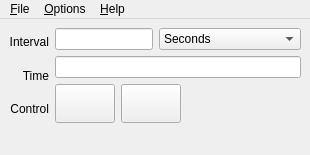
<ui version="4.0" >
 <class>PmTimeLive</class>
 <widget class="QMainWindow" name="PmTimeLive" >
  <property name="geometry" >
   <rect>
    <x>0</x>
    <y>0</y>
    <width>310</width>
    <height>155</height>
   </rect>
  </property>
  <property name="sizePolicy" >
   <sizepolicy>
    <hsizetype>0</hsizetype>
    <vsizetype>0</vsizetype>
    <horstretch>0</horstretch>
    <verstretch>0</verstretch>
   </sizepolicy>
  </property>
  <property name="minimumSize" >
   <size>
    <width>310</width>
    <height>155</height>
   </size>
  </property>
  <property name="maximumSize" >
   <size>
    <width>310</width>
    <height>155</height>
   </size>
  </property>
  <property name="windowTitle" >
   <string>PCP Live Time Control</string>
  </property>
  <property name="windowIcon" >
   <iconset resource="pmtime.qrc" >:/pmtime.png</iconset>
  </property>
  <property name="windowIconText" >
   <string/>
  </property>
  <property name="toolTip" >
   <string/>
  </property>
  <property name="whatsThis" >
   <string>&lt;b>Live Time Control&lt;/b>&lt;br>
A time server, sending time related information (current time,
metric value fetch interval, timezone) to one or more client
programs (e.g. pmchart, pmval, etc).</string>
  </property>
  <widget class="QWidget" name="widget" >
   <layout class="QGridLayout" >
    <property name="margin" >
     <number>9</number>
    </property>
    <property name="spacing" >
     <number>6</number>
    </property>
    <item row="0" column="0" >
     <layout class="QHBoxLayout" >
      <property name="margin" >
       <number>0</number>
      </property>
      <property name="spacing" >
       <number>6</number>
      </property>
      <item>
       <layout class="QVBoxLayout" >
        <property name="margin" >
         <number>0</number>
        </property>
        <property name="spacing" >
         <number>6</number>
        </property>
        <item>
         <widget class="QLabel" name="textLabel1" >
          <property name="whatsThis" >
           <string>&lt;b>Sampling interval&lt;/b>&lt;br>
Numeric values entered into these fields will form the number of
days, hours, minutes, seconds, and/or milliseconds between PCP
metric value samples in Time Control client programs
(e.g. pmchart, pmval, etc).</string>
          </property>
          <property name="text" >
           <string>Interval</string>
          </property>
          <property name="alignment" >
           <set>Qt::AlignRight|Qt::AlignTrailing|Qt::AlignVCenter</set>
          </property>
          <property name="wordWrap" >
           <bool>false</bool>
          </property>
         </widget>
        </item>
        <item>
         <widget class="QLabel" name="textLabel2" >
          <property name="whatsThis" >
           <string>&lt;b>Time Position&lt;/b>&lt;br>
This text field displays the current time position.  This value is
sent to clients (e.g. pmchart, pmval) of this Time Control
program to synchronise them in terms of the progression of time
and also with respect to any "play mode" changes requested.</string>
          </property>
          <property name="text" >
           <string>Time</string>
          </property>
          <property name="alignment" >
           <set>Qt::AlignRight|Qt::AlignTrailing|Qt::AlignVCenter</set>
          </property>
          <property name="wordWrap" >
           <bool>false</bool>
          </property>
         </widget>
        </item>
        <item>
         <widget class="QLabel" name="textLabel3" >
          <property name="whatsThis" >
           <string>&lt;b>Live Control&lt;/b>&lt;br>
Pressing the Stop/Play controls will begin/block the advancement
of time, as seen by the Time Control program and all of its clients
(e.g. pmchart, pmval, etc).  Time will advance in increments of thecurrent Interval.</string>
          </property>
          <property name="text" >
           <string>Control</string>
          </property>
          <property name="alignment" >
           <set>Qt::AlignRight|Qt::AlignTrailing|Qt::AlignVCenter</set>
          </property>
          <property name="wordWrap" >
           <bool>false</bool>
          </property>
         </widget>
        </item>
       </layout>
      </item>
      <item>
       <layout class="QVBoxLayout" >
        <property name="margin" >
         <number>0</number>
        </property>
        <property name="spacing" >
         <number>6</number>
        </property>
        <item>
         <layout class="QHBoxLayout" >
          <property name="margin" >
           <number>0</number>
          </property>
          <property name="spacing" >
           <number>6</number>
          </property>
          <item>
           <widget class="QLineEdit" name="lineEditDelta" >
            <property name="sizePolicy" >
             <sizepolicy>
              <hsizetype>1</hsizetype>
              <vsizetype>0</vsizetype>
              <horstretch>0</horstretch>
              <verstretch>0</verstretch>
             </sizepolicy>
            </property>
            <property name="minimumSize" >
             <size>
              <width>98</width>
              <height>0</height>
             </size>
            </property>
            <property name="maximumSize" >
             <size>
              <width>98</width>
              <height>32767</height>
             </size>
            </property>
            <property name="toolTip" >
             <string comment="Time interval between performance metric value samples" >Sampling interval</string>
            </property>
            <property name="whatsThis" >
             <string>&lt;b>Sampling interval&lt;/b>&lt;br>
Numeric values entered into these fields will form the number of
hours, minutes and/or seconds between PCP metric value
samples in Time Control client programs (e.g. pmchart, pmval, etc).</string>
            </property>
           </widget>
          </item>
          <item>
           <widget class="QComboBox" name="comboBoxDelta" >
            <property name="whatsThis" >
             <string>&lt;b>Sampling interval units&lt;/b>&lt;br>
Displays the units in which the sampling interval is entered.
Metric values can be sampled in days, hours, minutes, seconds
or milliseconds in Time Control client programs (e.g. pmchart,
pmval, etc).</string>
            </property>
            <property name="currentIndex" >
             <number>1</number>
            </property>
            <item>
             <property name="text" >
              <string>Milliseconds</string>
             </property>
            </item>
            <item>
             <property name="text" >
              <string>Seconds</string>
             </property>
            </item>
            <item>
             <property name="text" >
              <string>Minutes</string>
             </property>
            </item>
            <item>
             <property name="text" >
              <string>Hours</string>
             </property>
            </item>
            <item>
             <property name="text" >
              <string>Days</string>
             </property>
            </item>
            <item>
             <property name="text" >
              <string>Weeks</string>
             </property>
            </item>
           </widget>
          </item>
         </layout>
        </item>
        <item>
         <widget class="QLineEdit" name="lineEditCtime" >
          <property name="sizePolicy" >
           <sizepolicy>
            <hsizetype>1</hsizetype>
            <vsizetype>0</vsizetype>
            <horstretch>0</horstretch>
            <verstretch>0</verstretch>
           </sizepolicy>
          </property>
          <property name="minimumSize" >
           <size>
            <width>200</width>
            <height>0</height>
           </size>
          </property>
          <property name="maximumSize" >
           <size>
            <width>32767</width>
            <height>32767</height>
           </size>
          </property>
          <property name="acceptDrops" >
           <bool>false</bool>
          </property>
          <property name="toolTip" >
           <string comment="This is the current time position as seen by all pmtime clients (e.g. pmchart, pmval, etc)" >Current date and time display</string>
          </property>
          <property name="whatsThis" >
           <string>&lt;b>Time Position&lt;/b>&lt;br>
This text field displays the current time position.  This value is
sent to clients (e.g. pmchart, pmval) of this Time Control
program to synchronise them in terms of the progression of time
and also with respect to any "play mode" changes requested.</string>
          </property>
          <property name="readOnly" >
           <bool>true</bool>
          </property>
         </widget>
        </item>
        <item>
         <layout class="QHBoxLayout" >
          <property name="margin" >
           <number>0</number>
          </property>
          <property name="spacing" >
           <number>6</number>
          </property>
          <item>
           <widget class="QToolButton" name="buttonStop" >
            <property name="sizePolicy" >
             <sizepolicy>
              <hsizetype>0</hsizetype>
              <vsizetype>0</vsizetype>
              <horstretch>0</horstretch>
              <verstretch>0</verstretch>
             </sizepolicy>
            </property>
            <property name="minimumSize" >
             <size>
              <width>54</width>
              <height>36</height>
             </size>
            </property>
            <property name="whatsThis" >
             <string>&lt;b>Stop&lt;/b>&lt;br>
Pressing this button will stop the advancement of time, as seen
by the Time Control program and all of its clients (e.g. pmchart,
pmval, etc).  Unless stopped, time advances in increments of the
current Interval.</string>
            </property>
            <property name="text" >
             <string/>
            </property>
            <property name="iconSize" >
             <size>
              <width>52</width>
              <height>32</height>
             </size>
            </property>
            <property name="shortcut" >
             <string/>
            </property>
           </widget>
          </item>
          <item>
           <widget class="QToolButton" name="buttonPlay" >
            <property name="sizePolicy" >
             <sizepolicy>
              <hsizetype>0</hsizetype>
              <vsizetype>0</vsizetype>
              <horstretch>0</horstretch>
              <verstretch>0</verstretch>
             </sizepolicy>
            </property>
            <property name="minimumSize" >
             <size>
              <width>54</width>
              <height>36</height>
             </size>
            </property>
            <property name="whatsThis" >
             <string>&lt;b>Play&lt;/b>&lt;br>
Pressing this button will begin the advancement of time, as seen
by the Time Control program and all of its clients (e.g. pmchart,
pmval, etc).  Time will advance in increments of the current
Interval.</string>
            </property>
            <property name="text" >
             <string/>
            </property>
            <property name="iconSize" >
             <size>
              <width>52</width>
              <height>32</height>
             </size>
            </property>
            <property name="shortcut" >
             <string/>
            </property>
           </widget>
          </item>
          <item>
           <spacer>
            <property name="orientation" >
             <enum>Qt::Horizontal</enum>
            </property>
            <property name="sizeType" >
             <enum>QSizePolicy::Expanding</enum>
            </property>
            <property name="sizeHint" >
             <size>
              <width>29</width>
              <height>20</height>
             </size>
            </property>
           </spacer>
          </item>
         </layout>
        </item>
       </layout>
      </item>
     </layout>
    </item>
    <item row="1" column="0" >
     <spacer>
      <property name="orientation" >
       <enum>Qt::Vertical</enum>
      </property>
      <property name="sizeType" >
       <enum>QSizePolicy::MinimumExpanding</enum>
      </property>
      <property name="sizeHint" >
       <size>
        <width>20</width>
        <height>0</height>
       </size>
      </property>
     </spacer>
    </item>
   </layout>
  </widget>
  <widget class="QMenuBar" name="MenuBar" >
   <property name="geometry" >
    <rect>
     <x>0</x>
     <y>0</y>
     <width>310</width>
     <height>25</height>
    </rect>
   </property>
   <widget class="QMenu" name="Help" >
    <property name="title" >
     <string>&amp;Help</string>
    </property>
    <addaction name="helpManualAction" />
    <addaction name="separator" />
    <addaction name="helpAboutAction" />
    <addaction name="helpAboutQtAction" />
    <addaction name="helpSeeAlsoAction" />
    <addaction name="separator" />
    <addaction name="helpWhats_ThisAction" />
   </widget>
   <widget class="QMenu" name="File" >
    <property name="title" >
     <string>&amp;File</string>
    </property>
    <addaction name="fileHideAction" />
   </widget>
   <widget class="QMenu" name="Options" >
    <property name="title" >
     <string>&amp;Options</string>
    </property>
    <widget class="QMenu" name="optionsDetailAction" >
     <property name="whatsThis" >
      <string>&lt;b>Options|Detail&lt;/b>&lt;br>
Click this menu item to allow extended precision in time
reporting to be enabled.  Optionally, milliseconds and year can
be displayed in the current time position, and days and milliseconds
can be displayed in the current time interval.</string>
     </property>
     <property name="title" >
      <string>&amp;Detail</string>
     </property>
     <addaction name="optionsDetailShow_MillisecondsAction" />
     <addaction name="optionsDetailShow_YearAction" />
    </widget>
    <widget class="QMenu" name="optionsTimezoneAction" >
     <property name="windowIcon" >
      <iconset resource="pmtime.qrc" >:/internet-web-browser.png</iconset>
     </property>
     <property name="whatsThis" >
      <string>&lt;b>Options|Timezone&lt;/b>&lt;br>
Click on this menu item to display a list of available timezones,
from which to choose.  The timezone selected will be made the
new reporting timezone for all client programs (e.g. pmchart,
pmval, etc) and affects the display of timestamps in the clients
and also in the Time Control program itself.</string>
     </property>
     <property name="title" >
      <string>&amp;Timezone</string>
     </property>
     <property name="icon" >
      <iconset resource="pmtime.qrc" >:/internet-web-browser.png</iconset>
     </property>
    </widget>
    <addaction name="optionsTimezoneAction" />
    <addaction name="optionsDetailAction" />
    <addaction name="optionsShowConsoleAction" />
   </widget>
   <addaction name="File" />
   <addaction name="Options" />
   <addaction name="separator" />
   <addaction name="Help" />
  </widget>
  <action name="helpAboutAction" >
   <property name="icon" >
    <iconset resource="pmtime.qrc" >:/pmtime.png</iconset>
   </property>
   <property name="text" >
    <string>&amp;About</string>
   </property>
   <property name="iconText" >
    <string>About pmtime</string>
   </property>
   <property name="whatsThis" >
    <string>&lt;b>Help|About&lt;/b>&lt;br>
Click this menu option to bring up the About &lt;i>pmtime&lt;/i> dialog with version, author, and licensing information.</string>
   </property>
   <property name="shortcut" >
    <string/>
   </property>
  </action>
  <action name="fileHideAction" >
   <property name="icon" >
    <iconset resource="pmtime.qrc" >:/edit-clear.png</iconset>
   </property>
   <property name="text" >
    <string>&amp;Hide</string>
   </property>
   <property name="iconText" >
    <string>Hide Live Time Control window</string>
   </property>
   <property name="toolTip" >
    <string>Hide Live Time Control window</string>
   </property>
   <property name="whatsThis" >
    <string>&lt;b>File|Hide&lt;/b>&lt;br>
Click on this menu option to dismiss the Time Control window,
for the time being.  As the Time Control serves one or
more client programs (which are completely reliant on the Time
Controls), this action does not end the Time Control program.
Rather, it simply removes the window from the visible set.&lt;br>
The client programs will typically provide a mechanism for making
the Time Controls visible.</string>
   </property>
   <property name="shortcut" >
    <string>Ctrl+H</string>
   </property>
  </action>
  <action name="optionsDetailShow_MillisecondsAction" >
   <property name="checkable" >
    <bool>true</bool>
   </property>
   <property name="text" >
    <string>Show &amp;Milliseconds</string>
   </property>
   <property name="iconText" >
    <string>Show Milliseconds in Time</string>
   </property>
   <property name="whatsThis" >
    <string>&lt;b>Options|Detail|Milliseconds&lt;/b>&lt;br>
Display millisecond precision (or not) in the current time interval and
position.</string>
   </property>
   <property name="shortcut" >
    <string>Ctrl+M</string>
   </property>
  </action>
  <action name="optionsDetailShow_YearAction" >
   <property name="checkable" >
    <bool>true</bool>
   </property>
   <property name="text" >
    <string>Show &amp;Year</string>
   </property>
   <property name="iconText" >
    <string>Show Year in Time</string>
   </property>
   <property name="whatsThis" >
    <string>&lt;b>Options|Detail|Year&lt;/b>&lt;br>
Display the year (or not) in the current time position.</string>
   </property>
   <property name="shortcut" >
    <string>Ctrl+Y</string>
   </property>
  </action>
  <action name="optionsShowConsoleAction" >
   <property name="text" >
    <string>&amp;Show Console</string>
   </property>
   <property name="iconText" >
    <string>Show Diagnostic Console</string>
   </property>
   <property name="whatsThis" >
    <string>&lt;b>Option|Show Console&lt;/b>&lt;br>
Click here to display the diagnostic console with whatever debug
information has been sent there.  This menu option is available
only when the -D command line option is in use, which allows a
level of runtime verbosity to be configured (default is "none").</string>
   </property>
   <property name="shortcut" >
    <string>Ctrl+C</string>
   </property>
  </action>
  <action name="helpAboutQtAction" >
   <property name="text" >
    <string>About Qt</string>
   </property>
   <property name="iconText" >
    <string>About Qt</string>
   </property>
   <property name="whatsThis" >
    <string>&lt;b>Help|About Qt&lt;/b>&lt;br>
Click on this menu option to bring up the See Also dialog, with author and website information about Qt - which provides software infrastructure on which this tool was built.</string>
   </property>
  </action>
  <action name="helpSeeAlsoAction" >
   <property name="text" >
    <string>See Also</string>
   </property>
   <property name="iconText" >
    <string>See Also</string>
   </property>
   <property name="whatsThis" >
    <string>&lt;b>Help|See Also&lt;/b>&lt;br>
Click on this menu option to bring up the See Also dialog, with author and website information about PCP, Qwt, and Qt - all of which provide software infrastructure on which this tool was built.</string>
   </property>
  </action>
  <action name="helpWhats_ThisAction" >
   <property name="icon" >
    <iconset resource="pmtime.qrc" >:/whatsthis.png</iconset>
   </property>
   <property name="text" >
    <string>What's This?</string>
   </property>
   <property name="iconText" >
    <string>"What's This?" context sensitive help</string>
   </property>
   <property name="whatsThis" >
    <string>&lt;b>Help|What's This&lt;/b>&lt;br>
Click this menu option to invoke a small question mark that is attached to the mouse pointer.  Click on a feature which you would like more information about.  A popup box appears with more information about the feature.</string>
   </property>
   <property name="shortcut" >
    <string>Shift+F1</string>
   </property>
  </action>
  <action name="helpManualAction" >
   <property name="text" >
    <string>&amp;Manual</string>
   </property>
   <property name="iconText" >
    <string>Manual</string>
   </property>
   <property name="shortcut" >
    <string>F1</string>
   </property>
  </action>
 </widget>
 <layoutdefault spacing="6" margin="11" />
 <includes>
  <include location="local" >pmtime.h</include>
  <include location="local" >console.h</include>
  <include location="local" >timezone.h</include>
 </includes>
 <resources>
  <include location="pmtime.qrc" />
 </resources>
 <connections>
  <connection>
   <sender>fileHideAction</sender>
   <signal>triggered()</signal>
   <receiver>PmTimeLive</receiver>
   <slot>hideWindow()</slot>
   <hints>
    <hint type="sourcelabel" >
     <x>-1</x>
     <y>-1</y>
    </hint>
    <hint type="destinationlabel" >
     <x>20</x>
     <y>20</y>
    </hint>
   </hints>
  </connection>
  <connection>
   <sender>helpAboutAction</sender>
   <signal>triggered()</signal>
   <receiver>PmTimeLive</receiver>
   <slot>helpAbout()</slot>
  </connection>
  <connection>
   <sender>helpAboutQtAction</sender>
   <signal>triggered()</signal>
   <receiver>PmTimeLive</receiver>
   <slot>helpAboutQt()</slot>
  </connection>
  <connection>
   <sender>helpSeeAlsoAction</sender>
   <signal>triggered()</signal>
   <receiver>PmTimeLive</receiver>
   <slot>helpSeeAlso()</slot>
  </connection>
  <connection>
   <sender>buttonPlay</sender>
   <signal>clicked()</signal>
   <receiver>PmTimeLive</receiver>
   <slot>play_clicked()</slot>
   <hints>
    <hint type="sourcelabel" >
     <x>20</x>
     <y>20</y>
    </hint>
    <hint type="destinationlabel" >
     <x>20</x>
     <y>20</y>
    </hint>
   </hints>
  </connection>
  <connection>
   <sender>buttonStop</sender>
   <signal>clicked()</signal>
   <receiver>PmTimeLive</receiver>
   <slot>stop_clicked()</slot>
   <hints>
    <hint type="sourcelabel" >
     <x>20</x>
     <y>20</y>
    </hint>
    <hint type="destinationlabel" >
     <x>20</x>
     <y>20</y>
    </hint>
   </hints>
  </connection>
  <connection>
   <sender>optionsDetailShow_MillisecondsAction</sender>
   <signal>triggered()</signal>
   <receiver>PmTimeLive</receiver>
   <slot>clickShowMsec()</slot>
   <hints>
    <hint type="sourcelabel" >
     <x>-1</x>
     <y>-1</y>
    </hint>
    <hint type="destinationlabel" >
     <x>20</x>
     <y>20</y>
    </hint>
   </hints>
  </connection>
  <connection>
   <sender>optionsDetailShow_YearAction</sender>
   <signal>triggered()</signal>
   <receiver>PmTimeLive</receiver>
   <slot>clickShowYear()</slot>
   <hints>
    <hint type="sourcelabel" >
     <x>-1</x>
     <y>-1</y>
    </hint>
    <hint type="destinationlabel" >
     <x>20</x>
     <y>20</y>
    </hint>
   </hints>
  </connection>
  <connection>
   <sender>optionsShowConsoleAction</sender>
   <signal>triggered()</signal>
   <receiver>PmTimeLive</receiver>
   <slot>showConsole()</slot>
   <hints>
    <hint type="sourcelabel" >
     <x>-1</x>
     <y>-1</y>
    </hint>
    <hint type="destinationlabel" >
     <x>20</x>
     <y>20</y>
    </hint>
   </hints>
  </connection>
  <connection>
   <sender>comboBoxDelta</sender>
   <signal>activated(int)</signal>
   <receiver>PmTimeLive</receiver>
   <slot>changeDelta(int)</slot>
   <hints>
    <hint type="sourcelabel" >
     <x>20</x>
     <y>20</y>
    </hint>
    <hint type="destinationlabel" >
     <x>20</x>
     <y>20</y>
    </hint>
   </hints>
  </connection>
  <connection>
   <sender>helpWhats_ThisAction</sender>
   <signal>triggered()</signal>
   <receiver>PmTimeLive</receiver>
   <slot>whatsThis()</slot>
   <hints>
    <hint type="sourcelabel" >
     <x>-1</x>
     <y>-1</y>
    </hint>
    <hint type="destinationlabel" >
     <x>20</x>
     <y>20</y>
    </hint>
   </hints>
  </connection>
  <connection>
   <sender>lineEditDelta</sender>
   <signal>returnPressed()</signal>
   <receiver>PmTimeLive</receiver>
   <slot>lineEditDelta_validate()</slot>
   <hints>
    <hint type="sourcelabel" >
     <x>20</x>
     <y>20</y>
    </hint>
    <hint type="destinationlabel" >
     <x>20</x>
     <y>20</y>
    </hint>
   </hints>
  </connection>
  <connection>
   <sender>lineEditDelta</sender>
   <signal>textChanged(QString)</signal>
   <receiver>PmTimeLive</receiver>
   <slot>lineEditDelta_changed(QString)</slot>
   <hints>
    <hint type="sourcelabel" >
     <x>20</x>
     <y>20</y>
    </hint>
    <hint type="destinationlabel" >
     <x>20</x>
     <y>20</y>
    </hint>
   </hints>
  </connection>
  <connection>
   <sender>helpManualAction</sender>
   <signal>triggered()</signal>
   <receiver>PmTimeLive</receiver>
   <slot>helpManual()</slot>
   <hints>
    <hint type="sourcelabel" >
     <x>-1</x>
     <y>-1</y>
    </hint>
    <hint type="destinationlabel" >
     <x>20</x>
     <y>20</y>
    </hint>
   </hints>
  </connection>
 </connections>
</ui>
